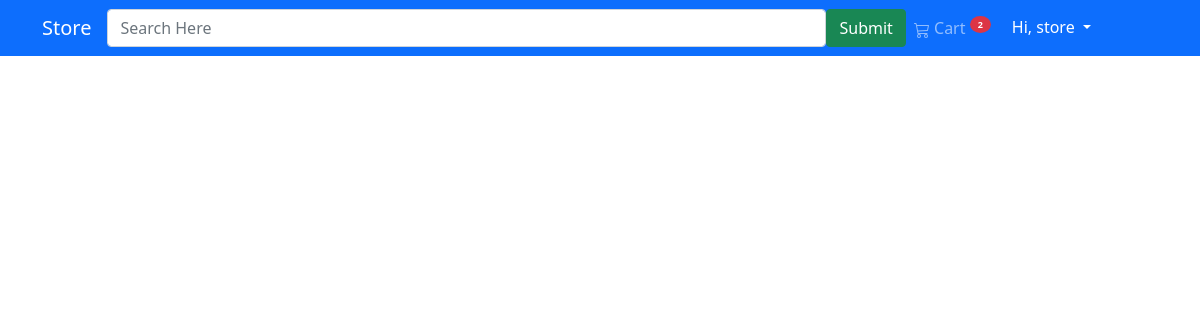
Page /myorder/ (signed in) on the earlier database version.
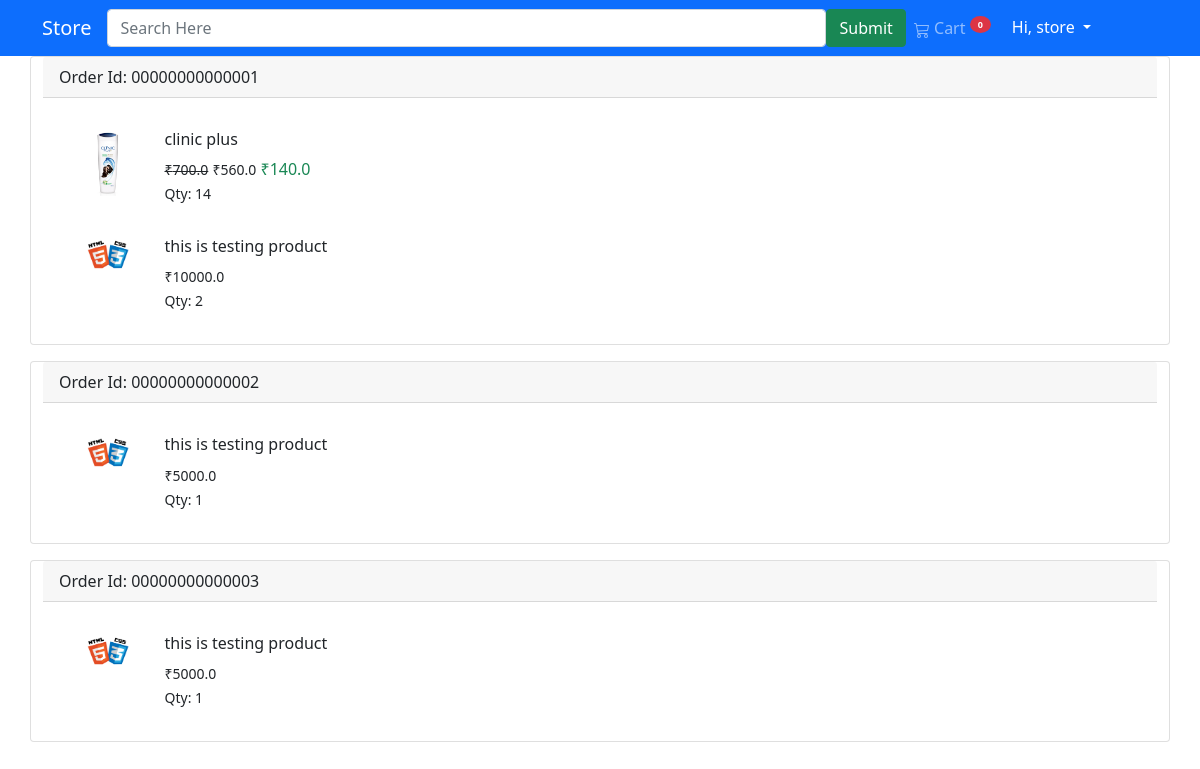
Same page on the later database version.
### store/models.py (models this page shows, shortened)
class Order(models.Model):
    user = models.ForeignKey(settings.AUTH_USER_MODEL,on_delete=models.CASCADE)
    ordered = models.BooleanField(default=False)
    items = models.ManyToManyField(OrderItem)
    ordered_date = models.DateTimeField(null=True)
    add_date = models.DateTimeField(auto_now_add=True)
    coupon = models.ForeignKey('Coupon',on_delete=models.SET_NULL,blank=True,null=True)
    address = models.ForeignKey('Address',on_delete=models.SET_NULL,blank=True,null=True)

class OrderItem(models.Model):
    user = models.ForeignKey(settings.AUTH_USER_MODEL,on_delete=models.CASCADE)
    ordered = models.BooleanField(default=False)
    item = models.ForeignKey(Item,on_delete=models.CASCADE)
    qty = models.IntegerField(default=1)
    def get_total_price(self):
        return self.qty * self.item.price
    def get_total_discount_price(self):
        return self.qty * self.item.discount_price
    def get_total_saving_amount(self):
        return self.get_total_price() - self.get_total_discount_price()

class Item(models.Model):
    title = models.CharField(max_length=200)
    category = models.ForeignKey(Category,on_delete=models.CASCADE)
    brand = models.ForeignKey(Brand,on_delete=models.SET_NULL,null=True)
    slug = models.SlugField(null=True,blank=True)
    image = models.ImageField()
    price = models.FloatField()
    discount_price = models.FloatField(null=True,blank=True)

### store/views.py (the view)
# urls.py: path("myorder/",MyOrderView.as_view(),name="my-order")
class MyOrderView(View):
    def get(self,request,*args,**kwargs):
        context = {
            "order":Order.objects.filter(user=self.request.user,ordered=True)
        }
        return render(self.request,"myOrder.html",context)

### store/templatetags/cart_template_tags.py (called while the page is built)
@register.filter
def cart_item_count(user):
    if user.is_authenticated:
        qs = Order.objects.filter(user=user,ordered=False)
        if qs.exists():
            return qs[0].items.count()
        else:
            return 0

### templates/myOrder.html
{% extends 'base.html'%}
{% block content %}
    <div class="container">
        <div class="row">
        {% for main in order %}
            <div class="card mb-3">
            <div class="card-header">Order Id: 0000000000000{{ main.id }}</div>
                <div class="card-body">
                    {% for o in main.items.all %}
                        <div class="card border-0">
            <div class="card-body">
                <div class="row">
                    <div class="col-lg-1">
                        <img src="{{ o.item.image.url }}" alt="" class="card-img-top">
                    </div>
                    <div class="col-lg-10">
                        <h6>{{ o.item.title }}</h6>
                    <p class="mb-0">
                        {% if o.item.discount_price %}
                            <del><span class="small">₹{{ o.get_total_price }}</span></del>
                        <span class="small">₹{{ o.get_total_discount_price }}</span>
                            <span class="text-success">₹{{ o.get_total_saving_amount }}</span>
                        {% else %}
                            <span class="small font-weight-bold">₹{{ o.get_total_price }}</span>
                        {% endif %}
</p>
                     <span class="m-0 p-0 small">Qty: {{ o.qty }}</span>
                    </div>
                </div>
            </div>
        </div>
                 {% endfor %}
                </div>
            </div>
        {% endfor %}
        </div>
    </div>
{% endblock %}

### templates/base.html (shortened to what this page needs)
<!DOCTYPE html>
<html lang="en">
<head>
    <link rel="stylesheet" href="https://stackpath.bootstrapcdn.com/bootstrap/5.0.0-alpha1/css/bootstrap.min.css">
</head>
<body>
{% load cart_template_tags %}
<nav class="navbar navbar-expand-lg navbar-dark bg-primary">
  <div class="container">
    <a class="navbar-brand" href="{% url 'store:homepage' %}">Store</a>
      <form action="" class="d-flex mx-auto">
          <input type="search" name="search" size="70" class="form-control" placeholder="Search Here">
          <input type="submit" name="find" class="btn btn-success">
      </form>
    <div class="collapse navbar-collapse" id="navbarSupportedContent">
      <ul class="navbar-nav ml-auto mb-2 mb-lg-0">
        <li class="nav-item">
          <a class="nav-link" href="{% url 'store:order_summary' %}">
 Cart
              <sup>
                  <span class="badge bg-danger rounded-circle px-2 py-1"><strong>{{ request.user|cart_item_count }}</strong></span>
              </sup>
          </a>
        </li>
          {% if user.is_authenticated %}
          <li class="nav-item">
            <div class="dropdown">
              <button type="button" class="btn bt-primary text-white dropdown-toggle" data-toggle="dropdown">
                  Hi, {{ request.user.username }}
              </button>
            </div>
          </li>
          {% else %}
          <li class="nav-item"><a href="{% url 'account_signup' %}" class="nav-link">Register</a></li>
          <li class="nav-item"><a href="{% url 'account_login' %}" class="nav-link">Login</a></li>
        {% endif %}
      </ul>
    </div>
  </div>
</nav>
{% block content %}
{% endblock %}
</body>
</html>

Differences in the rows shown:
now on this page (row edited): Order: id "1"
now on this page (row edited): OrderItem: item.image (picture), item "clinic plus", get_total_price "700.0", get_total_discount_price "560.0", get_total_saving_amount "140.0", qty "14", shown under "1"
now on this page (row edited): OrderItem: item.image (picture), item "this is testing product", get_total_price "10000.0", qty "2", shown under "1"
added Order: id "2"
added OrderItem: item.image (picture), item "this is testing product", get_total_price "5000.0", qty "1", shown under "2"
added Order: id "3"
added OrderItem: item.image (picture), item "this is testing product", get_total_price "5000.0", qty "1", shown under "3"
Other differences:
{{ request.user|cart_item_count }}: "2" → "0"
